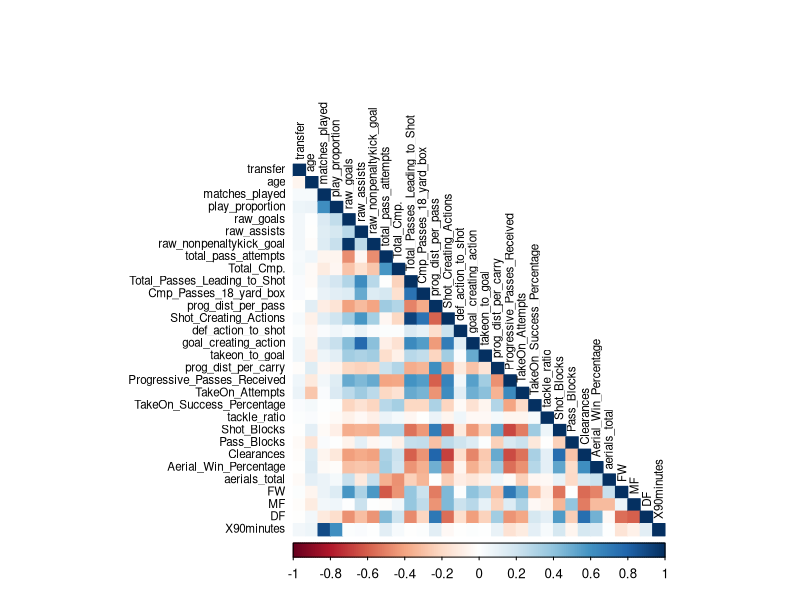

This figure's R source:
library(Hmisc)
library(dplyr)
library(car)
library(corrplot)

#Loading dataset and exclusing some variables.
df <- read.csv("transfer_dataset.csv")

predictors <- df %>%
  select(-player, -season)

#Running the model
model <- glm(transfer ~ ., data = predictors, family = binomial)
summary(model)


#Multicollinearity Check with VIF
vif_model <- lm(transfer ~ ., data = predictors)
vif(vif_model)

#Correlation Matrix
cor_matrix <- rcorr(as.matrix(predictors)) 
cor_matrix_res <- round(as.data.frame(cor_matrix$r), 3)
cor_matrix_res


#Heatmap for Correlation Matrix
corrplot(cor_matrix$r, method = "color", type = "lower",
         tl.cex = 0.7, number.cex = 0.7, tl.col = "black")


#Finding highly correlated variable pairs
cor_mat <- cor_matrix$r
high_corr <- which(abs(cor_mat) > 0.8 & abs(cor_mat) < 1, arr.ind = TRUE)

cor_pairs <- data.frame(
  Var1 = rownames(cor_mat)[high_corr[, 1]],
  Var2 = colnames(cor_mat)[high_corr[, 2]],
  Correlation = round(cor_mat[high_corr], 3)
)

#Remove duplicates
cor_pairs <- cor_pairs[cor_pairs$Var1 < cor_pairs$Var2, ]
cor_pairs

#Removing some highly correlated variables
predictors <- predictors %>%
  select(-matches_played, 
         -Total_Passes_Leading_to_Shot, 
         -Shot_Creating_Actions)

#Run model again
glm_model_clean <- glm(transfer ~ ., data = predictors, family = binomial)
summary(glm_model_clean)
